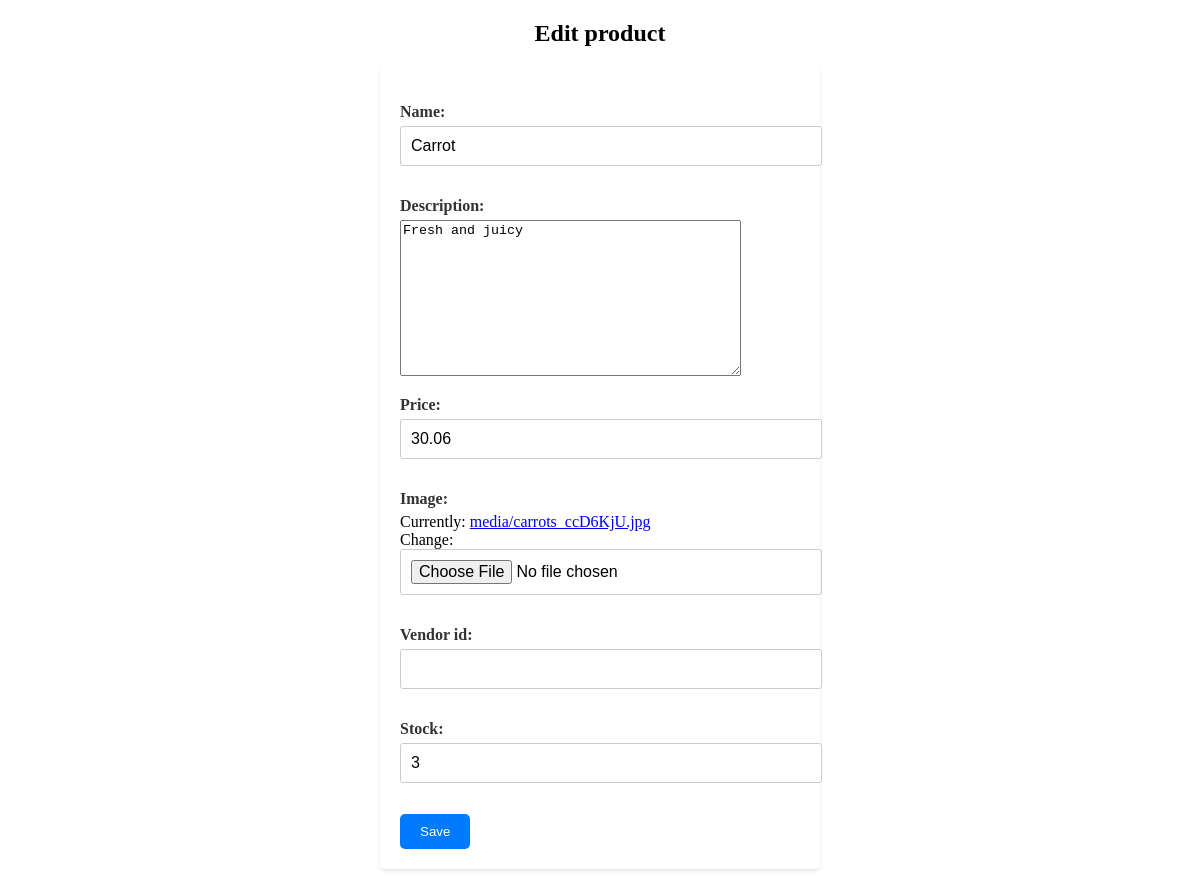
/inventory/products/edit/6/, run on the app's committed database.
### inventory/models.py (models this page shows, shortened)
class Product(models.Model):
    name = models.CharField(max_length=32)
    description = models.TextField()
    image = models.ImageField(upload_to="media")
    price = models.DecimalField(max_digits=6,decimal_places=2)
    stock = models.PositiveIntegerField()
    date_created = models.DateTimeField(auto_now_add=True)
    date_updated = models.DateTimeField(auto_now=True)

### inventory/views.py (the view)
# urls.py: path("products/edit/<int:id>/",edit_product_view,name="product_edit_view"),
def edit_product_view(request, id):
    product = Product.objects.get(id=id)
    if request.method == "POST":
        form = ProductUploadForm(request.POST, instance=product)
        if form.is_valid():
            form.save()
            return redirect("product_detail_view", id=product.id)
    else:
        form = ProductUploadForm(instance=product)
    return render(request, "inventory/edit_product.html", {"form": form})

### inventory/forms.py
class ProductUploadForm(forms.ModelForm):
    vendor_id = forms.IntegerField()  # Add the vendor_id field
    stock = forms.IntegerField()  # Add the stock field
    class Meta:
        model = Product
        fields = ['name', 'description', 'price', 'image', 'vendor_id','stock']

### templates/inventory/edit_product.html (shortened to what this page needs)
<!DOCTYPE html>
<html lang="en">
<head>
    {% load static %}
    <link rel="stylesheet" type="text/css" href="{% static 'inventory/upload.css' %}">
</head>
<body>
    <h2 id="edit">Edit product</h2>
    <form method="POST">
        {{form.as_p}}
        <button type="submit">Save</button>
    </form>
</body>
</html>

### inventory/static/inventory/upload.css (style rules this page uses)
form { max-width: 400px; margin: 0 auto; padding: 20px; background-color: #fff; border-radius: 5px; box-shadow: 0 2px 4px rgba(0, 0, 0, 0.1); }
label { font-weight: bold; color: #333; display: block; margin-bottom: 5px; }
input[type="text"], input[type="number"], input[type="file"] { width: 100%; padding: 10px; margin-bottom: 15px; border: 1px solid #ccc; border-radius: 3px; font-size: 16px; }
button[type="submit"] { background-color: #007bff; color: #fff; padding: 10px 20px; border: none; border-radius: 5px; cursor: pointer; transition: background-color 0.3s ease; }
#edit { text-align: center; }

### data on the page
Product: name "Carrot", description "Fresh and juicy", price "30.06", stock "3"
